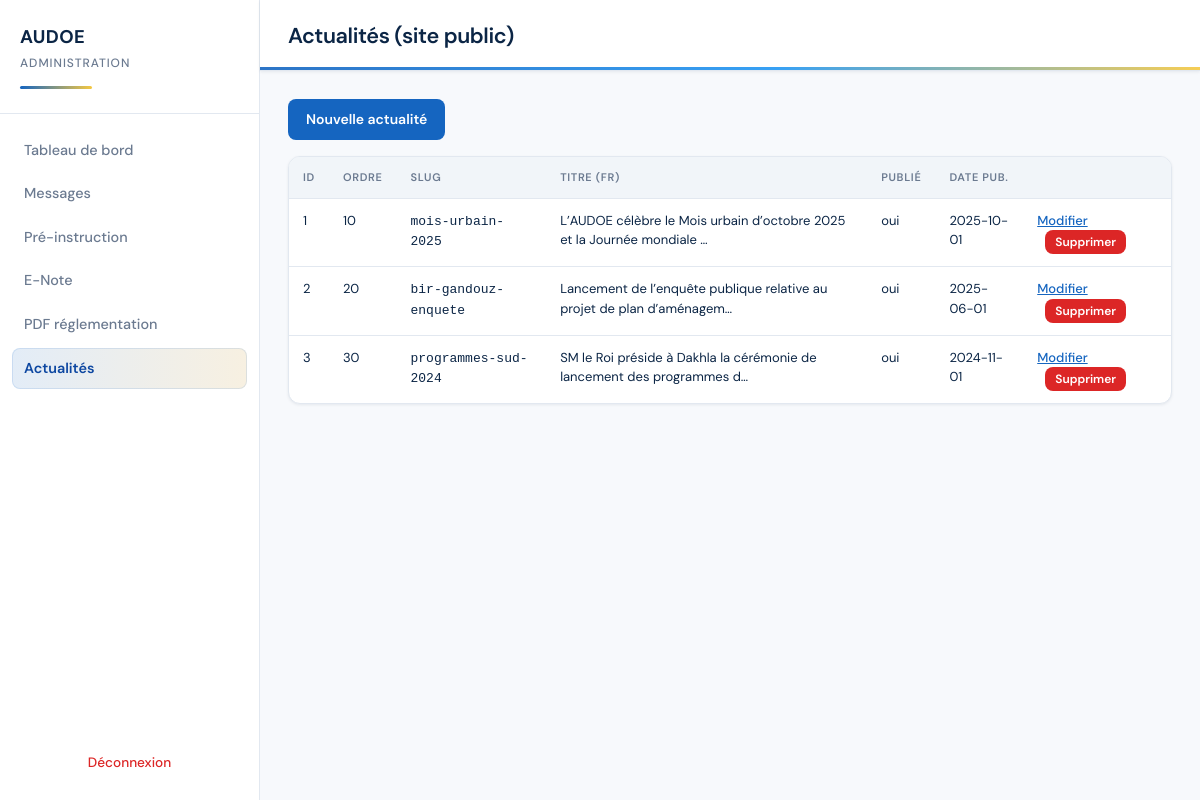
Page /admin/news.php (signed in) on the committed database.
### tables this page shows
CREATE TABLE IF NOT EXISTS news_articles (
  id INT UNSIGNED NOT NULL AUTO_INCREMENT,
  slug VARCHAR(120) NOT NULL,
  emoji VARCHAR(20) DEFAULT NULL,
  date_label_fr VARCHAR(120) NOT NULL,
  date_label_ar VARCHAR(120) NOT NULL,
  category_fr VARCHAR(100) NOT NULL,
  category_ar VARCHAR(100) NOT NULL,
  title_fr VARCHAR(500) NOT NULL,
  title_ar VARCHAR(500) NOT NULL,
  excerpt_fr VARCHAR(2000) NOT NULL,
  excerpt_ar VARCHAR(2000) NOT NULL,
  fr_path VARCHAR(500) NOT NULL COMMENT 'URL relative depuis la racine du site',
  ar_path VARCHAR(500) NOT NULL,
  sort_order INT NOT NULL DEFAULT 0,
  published TINYINT(1) NOT NULL DEFAULT 1,
  published_at DATE DEFAULT NULL,
  created_at DATETIME NOT NULL DEFAULT CURRENT_TIMESTAMP,
  updated_at DATETIME NOT NULL DEFAULT CURRENT_TIMESTAMP ON UPDATE CURRENT_TIMESTAMP,
  PRIMARY KEY (id),
  UNIQUE KEY uq_news_slug (slug),
  KEY idx_news_published_sort (published, sort_order),
  KEY idx_news_published_date (published, published_at)
);

### admin/bootstrap_admin.php (called while the page is built, shortened)
<?php
function admin_h(?string $s): string
{
    return htmlspecialchars((string) $s, ENT_QUOTES | ENT_SUBSTITUTE, 'UTF-8');
}
function admin_shorten(string $s, int $max): string
{
    if (function_exists('mb_strlen') && function_exists('mb_substr')) {
        return mb_substr($s, 0, max(1, $max - 1), 'UTF-8') . '…';
    }
    return strlen($s) <= $max ? $s : substr($s, 0, max(1, $max - 3)) . '...';
}

### admin/news.php (the view, shortened to what this page needs)
<?php
require __DIR__ . '/bootstrap_admin.php';
require __DIR__ . '/includes/layout.php';
$pdo = admin_pdo();
$stmt = $pdo->query('SELECT id, slug, title_fr, published, sort_order, published_at FROM news_articles ORDER BY sort_order ASC, id DESC');
$rows = $stmt->fetchAll();
admin_header('Actualités (site public)', 'news');
?>
<div class="admin-toolbar">
    <a href="news-edit.php" class="btn btn-primary">Nouvelle actualité</a>
</div>
<div class="admin-table-wrap">
<table class="admin-table">
<thead><tr><th>ID</th><th>Ordre</th><th>Slug</th><th>Titre (FR)</th><th>Publié</th><th>Date pub.</th><th></th></tr></thead>
<tbody>
<?php foreach ($rows as $r) : ?>
<tr>
<td><?= (int) $r['id'] ?></td>
<td><?= (int) $r['sort_order'] ?></td>
<td><code><?= admin_h($r['slug']) ?></code></td>
<td><?= admin_h(admin_shorten((string) $r['title_fr'], 70)) ?></td>
<td><?= ((int) $r['published']) ? 'oui' : 'non' ?></td>
<td><?= admin_h((string) $r['published_at']) ?></td>
<td>
<a href="news-edit.php?id=<?= (int) $r['id'] ?>">Modifier</a>
<form method="post" action="news-save.php" style="display:inline;margin-left:8px" onsubmit="return confirm('Supprimer cette actualité ?');">
<button type="submit" class="btn btn-danger" style="padding:4px 10px;font-size:12px">Supprimer</button>
</form>
</td>
</tr>
<?php endforeach; ?>
</tbody>
</table>
</div>
<?php
admin_footer();

### admin/includes/layout.php (shortened to what this page needs)
<?php
function admin_header(string $title, string $active = ''): void
{
    $nav = [
        'dash' => ['dashboard.php', 'Tableau de bord'],
        'contacts' => ['contacts.php', 'Messages'],
        'pre' => ['preinstructions.php', 'Pré-instruction'],
        'enote' => ['enotes.php', 'E-Note'],
        'reg' => ['regulations.php', 'PDF réglementation'],
        'news' => ['news.php', 'Actualités'],
    ];
    ?>
<!DOCTYPE html>
<html lang="fr">
<head>
    <link rel="stylesheet" href="assets/admin.css"/>
</head>
<body class="admin-body">
<div class="admin-shell">
    <aside class="admin-sidebar" aria-label="Navigation">
        <a href="dashboard.php" class="admin-brand">
            <span class="admin-brand-mark">AUDOE</span>
            <span class="admin-brand-sub">Administration</span>
        </a>
        <nav class="admin-nav">
            <?php foreach ($nav as $key => $item) : ?>
                <a href="<?= admin_h($item[0]) ?>" class="admin-nav-item <?= $active === $key ? 'is-active' : '' ?>">
                    <?= admin_h($item[1]) ?>
                </a>
            <?php endforeach; ?>
        </nav>
        <a href="logout.php" class="admin-sidebar-logout">Déconnexion</a>
    </aside>
    <div class="admin-workspace">
        <header class="admin-page-head">
            <h1 class="admin-page-title"><?= admin_h($title) ?></h1>
        </header>
        <div class="admin-scroll">
    <?php
}
function admin_footer(): void
{
    ?>
        </div>
    </div>
</div>
</body>
</html>
    <?php
}

### admin/assets/admin.css (style rules this page uses)
:root { --navy: #0b2545; --blue: #1565c0; --sky: #2196f3; --gold: #c9952a; --gold-light: #f5c842; --bg: #f7f9fc; --surface: #ffffff; --surface-muted: #f1f5f9; --border: #e2e8f0; --border-strong: #cbd5e1; --text: var(--navy); --muted: #6b7a90; --accent: var(--blue); --accent-hover: #0d47a1; --accent-soft: rgba(21, 101, 192, 0.12); --gold-soft: rgba(201, 149, 42, 0.14); --danger: #dc2626; --danger-soft: #fef2f2; --ok: #1565c0; --ok-soft: #e3f2fd; --shadow: 0 1px 3px rgba(11, 37, 69, 0.08); --shadow-md: 0 4px 14px rgba(11, 37, 69, 0.1); --radius: 12px; --radius-sm: 8px; --font: "DM Sans", "Segoe UI", system-ui, sans-serif; }
* { box-sizing: border-box; }
body.admin-body { margin: 0; font-family: var(--font); background: var(--bg); color: var(--text); min-height: 100vh; line-height: 1.5; -webkit-font-smoothing: antialiased; }
.admin-shell { display: flex; min-height: 100vh; }
.admin-sidebar { width: 260px; flex-shrink: 0; background: var(--surface); border-right: 1px solid var(--border); display: flex; flex-direction: column; padding: 24px 0 16px; position: sticky; top: 0; align-self: flex-start; min-height: 100vh; }
.admin-brand { display: flex; flex-direction: column; gap: 2px; padding: 0 20px 24px; text-decoration: none; color: inherit; border-bottom: 1px solid var(--border); margin-bottom: 8px; }
.admin-brand-mark { font-weight: 700; font-size: 1.15rem; letter-spacing: 0.02em; color: var(--navy); }
.admin-brand::after { content: ""; display: block; margin-top: 12px; height: 3px; border-radius: 2px; background: linear-gradient(90deg, var(--blue), var(--gold-light)); max-width: 72px; }
.admin-brand-sub { font-size: 0.75rem; font-weight: 500; color: var(--muted); text-transform: uppercase; letter-spacing: 0.08em; }
.admin-nav { display: flex; flex-direction: column; gap: 2px; padding: 8px 12px; flex: 1; }
.admin-nav-item { display: block; padding: 10px 12px; border-radius: var(--radius-sm); color: var(--muted); text-decoration: none; font-size: 0.9rem; font-weight: 500; transition: background 0.15s, color 0.15s; }
.admin-nav-item.is-active { background: linear-gradient(90deg, var(--accent-soft), var(--gold-soft)); color: var(--accent-hover); font-weight: 600; box-shadow: inset 0 0 0 1px rgba(21, 101, 192, 0.12); }
.admin-sidebar-logout { margin: 16px 12px 0; padding: 10px 12px; text-align: center; font-size: 0.85rem; font-weight: 500; color: var(--danger); text-decoration: none; border-radius: var(--radius-sm); border: 1px solid transparent; transition: background 0.15s, border-color 0.15s; }
.admin-workspace { flex: 1; display: flex; flex-direction: column; min-width: 0; }
.admin-page-head { position: relative; background: var(--surface); border-bottom: 1px solid var(--border); padding: 20px 28px 18px; box-shadow: var(--shadow); }
.admin-page-head::after { content: ""; position: absolute; left: 0; right: 0; bottom: 0; height: 3px; background: linear-gradient(90deg, var(--blue), var(--sky) 55%, var(--gold-light)); opacity: 0.9; }
.admin-page-title { margin: 0; font-size: 1.35rem; font-weight: 600; letter-spacing: -0.02em; color: var(--navy); }
.admin-scroll { flex: 1; padding: 28px 28px 48px; max-width: 1280px; width: 100%; }
.admin-table-wrap { overflow-x: auto; border: 1px solid var(--border); border-radius: var(--radius); background: var(--surface); box-shadow: var(--shadow); }
table.admin-table { width: 100%; border-collapse: collapse; font-size: 0.8125rem; }
table.admin-table th, table.admin-table td { padding: 12px 14px; text-align: left; border-bottom: 1px solid var(--border); vertical-align: top; }
table.admin-table th { color: var(--muted); font-weight: 600; font-size: 0.6875rem; text-transform: uppercase; letter-spacing: 0.06em; background: var(--surface-muted); }
table.admin-table tr:last-child td { border-bottom: none; }
table.admin-table a { color: var(--accent); font-weight: 500; }
.btn { display: inline-block; padding: 10px 18px; border-radius: var(--radius-sm); font-size: 0.875rem; cursor: pointer; border: none; text-decoration: none; font-family: inherit; font-weight: 600; transition: background 0.15s, transform 0.1s; }
.btn-primary { background: var(--accent); color: #fff; }
.btn-danger { background: var(--danger); color: #fff; }
.admin-toolbar { margin-bottom: 16px; display: flex; flex-wrap: wrap; gap: 12px; align-items: center; }

### rows in the picture
news_articles: id "1", sort_order "10", slug "mois-urbain-2025", title_fr "L’AUDOE célèbre le Mois urbain d’octobre 2025 et la Journée mondiale …", published "oui", published_at "2025-10-01"
news_articles: id "2", sort_order "20", slug "bir-gandouz-enquete", title_fr "Lancement de l’enquête publique relative au projet de plan d’aménagem…", published "oui", published_at "2025-06-01"
news_articles: id "3", sort_order "30", slug "programmes-sud-2024", title_fr "SM le Roi préside à Dakhla la cérémonie de lancement des programmes d…", published "oui", published_at "2024-11-01"

### other values in the picture
admin_h($item[1]) "Tableau de bord"
admin_h($item[1]) "Messages"
admin_h($item[1]) "Pré-instruction"
admin_h($item[1]) "E-Note"
admin_h($item[1]) "PDF réglementation"
admin_h($item[1]) "Actualités"
admin_h($title) "Actualités (site public)"
